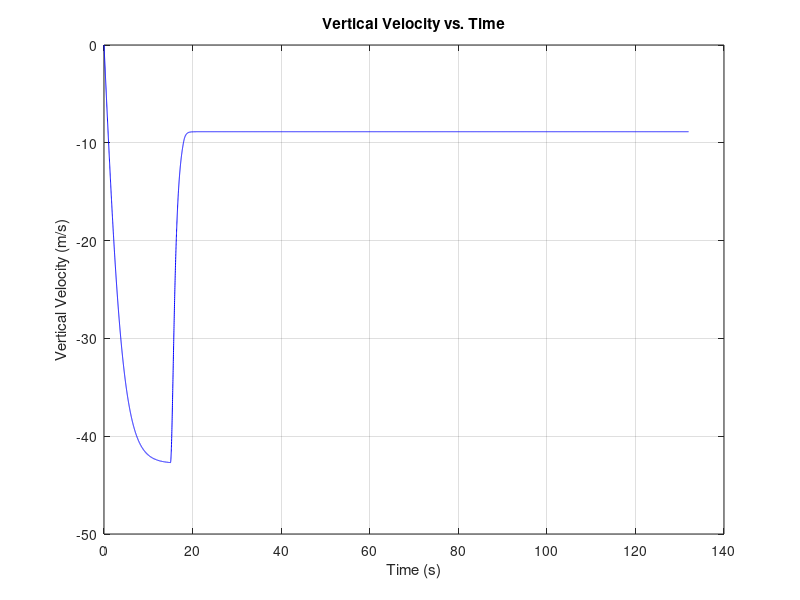
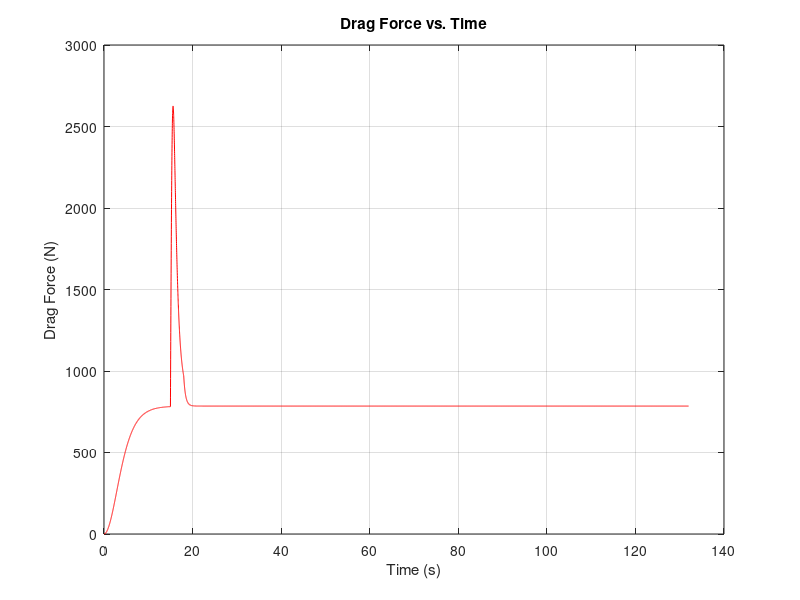
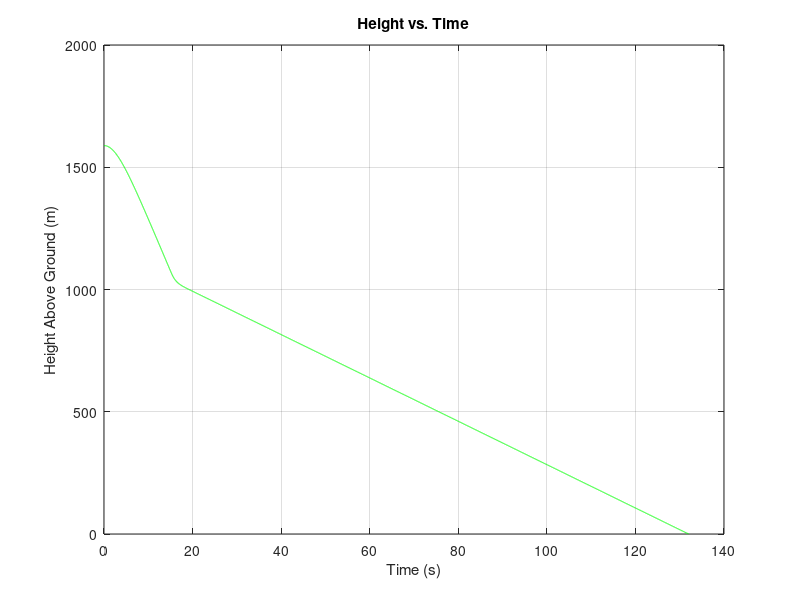

Source code (MATLAB) for these figures, in order:
%% Part a)

clc, clear, close all

format shortG

% Initial Conditions and Parameters
m = 80;
g = 9.81;
rho = 1.225;
v0 = 0;
y0 = 0;

% Freefall
Cd1 = 1.0;
A1 = 0.70;

% Parachute Deployed (Spectre-135)
Cd2 = 1.3;
A2 = 12.54;

% Times from Problem 0
t0 = 0;
tStart = 15;
tDeploy = 18;
tf = 132;

% Number of Intervals
N = 13200;
h = (tf - t0) / N;
t = t0:h:tf;

% Preallocating
v = 0*t;
y = 0*t;
CdA = 0*t;
D = 0*t;

v(1) = v0;
y(1) = y0;


%% Part d)

% Explicit Euler Method
for i = 1:N

    % Effective Drag Area
    if t(i) < tStart
        CdA(i) = Cd1*A1;

    elseif t(i) < tDeploy
        CdA(i) = Cd1*A1 + (Cd2*A2 - Cd1*A1)*(t(i) - tStart)/(tDeploy - tStart);

    else
        CdA(i) = Cd2*A2;
    end

    % Drag Constant
    c = 0.5*rho*CdA(i);

    % Differential Equation of Motion
    slope = -g - (c/m)*v(i)*abs(v(i));

    % Explicit Euler Method
    v(i+1) = v(i) + slope*h;

    % Vertical Displacement
    y(i+1) = y(i) + v(i)*h;

end

CdA(end) = Cd2*A2;

% Plotting
figure
plot(t,v,'-b')

xlabel('Time (s)')
ylabel('Vertical Velocity (m/s)')
title('Vertical Velocity vs. Time')
grid on


%% Part e)

% Final Landing Speed
landingSpeed = abs(v(end))
landingSpeedMph = landingSpeed*2.23694


%% Part f)

% Drag Force
for i = 1:length(t)
    D(i) = 0.5*rho*CdA(i)*v(i)^2;
end

landingDrag = D(end)
maxDrag = max(D)

% Plotting
figure
plot(t,D,'-r')

xlabel('Time (s)')
ylabel('Drag Force (N)')
title('Drag Force vs. Time')
grid on


%% Part h)

% Initial Height from Numerical Integration
H0 = -y(end);
height = H0 + y;

H0
H0ft = H0*3.28084

% Plotting
figure
plot(t,height,'-g')

xlabel('Time (s)')
ylabel('Height Above Ground (m)')
title('Height vs. Time')
grid on
